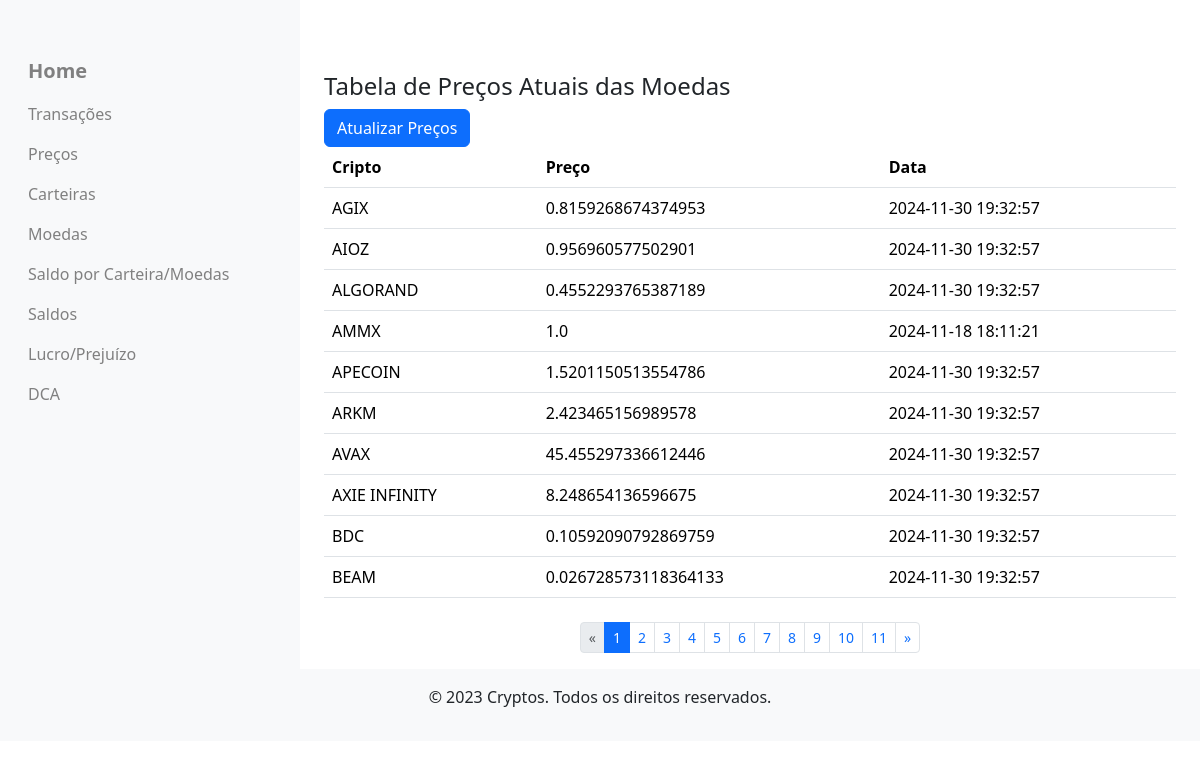
The app's page /prices (signed in) with its own data.
### criptoControl/models.py (models this page shows)
class Cryptocurrency(db.Model):
    __tablename__ = 'cryptocurrencies'
    crypto_id = db.Column(db.Integer, primary_key=True)
    crypto_name = db.Column(db.String, unique=True, nullable=False)
    crypto_symbol = db.Column(db.String, unique=True, nullable=False)
    crypto_status = db.Column(db.String(1), nullable=False, default='N')
    balances = db.relationship('WalletBalance', back_populates='cryptocurrency')
    """
    Representa uma criptomoeda no sistema.

    A classe Cryptocurrency mapeia para a tabela 'cryptocurrencies' no banco de dados e contém
    informações sobre as criptomoedas, incluindo nome, símbolo e status. Também define um relacionamento
    com a tabela 'WalletBalance', permitindo acessar os saldos das criptomoedas nas carteiras dos usuários.

    Atributos:
        crypto_id (int): Identificador único da criptomoeda (chave primária).
        crypto_name (str): Nome da criptomoeda (ex: Bitcoin, Ethereum).
        crypto_symbol (str): Símbolo da criptomoeda (ex: BTC, ETH).
        crypto_status (str): Status da criptomoeda ('N' para ativa, 'I' para inativa).
        balances (list): Relacionamento de um para muitos com a tabela 'wallet_balances',
                          representando os saldos da criptomoeda nas carteiras.

    Métodos:
        __repr__(self): Retorna uma representação legível do objeto Cryptocurrency, exibindo o nome e símbolo.
    """

### criptoControl/routes/views_databases.py (the view)
@views_db_bp.route('/prices')
@login_required
def prices():
    try:
        current_page = request.args.get('page', 1, type=int)
        per_page = 10  # Número de itens por página (pode ser ajustado conforme necessário)
        offset = (current_page - 1) * per_page
        with create_session() as session:
            subquery = (
                session.query(Price.price_crypto_id, func.max(Price.price_consult_datetime).label('latest_timestamp'))
                .group_by(Price.price_crypto_id)
                .subquery()
            )
            total_prices = (
                session.query(Price)
                .join(subquery, (Price.price_crypto_id == subquery.c.price_crypto_id) &
                                (Price.price_consult_datetime == subquery.c.latest_timestamp))
                .join(Cryptocurrency, Price.price_crypto_id == Cryptocurrency.crypto_id)
                .filter(Cryptocurrency.crypto_status == 'N')
                .count()
            )
            total_pages = (total_prices + per_page - 1) // per_page  # Arredonda para cima
            prices = (
                session.query(Price)
                .options(joinedload(Price.price_cryptocurrency))  # Carrega dados relacionados
                .join(subquery, (Price.price_crypto_id == subquery.c.price_crypto_id) &
                                (Price.price_consult_datetime == subquery.c.latest_timestamp))
                .join(Cryptocurrency, Price.price_crypto_id == Cryptocurrency.crypto_id)
                .filter(Cryptocurrency.crypto_status == 'N')
                .order_by(Cryptocurrency.crypto_symbol)
                .limit(per_page)
                .offset(offset)
                .all()
            )
    except Exception as e:
        flash(f"Ocorreu um erro: {e}")
        prices = []
    return render_template(
        'views_databases/prices.html',
        prices=prices,
        current_page=current_page,
        total_pages=total_pages,
        endpoint='views.prices'
    )

### criptoControl/__init__.py (called while the page is built)
@login_manager.user_loader
def load_user(user_id):
    from criptoControl.models import User
    return User.query.get(int(user_id))

### criptoControl/routes/views_databases.py (called while the page is built)
def create_session():
    return sessionmaker(bind=db.engine)()

### criptoControl/templates/views_databases/prices.html (shortened to what this page needs)
{% extends 'index.html' %}
{% block body %}
<div class="container">
  <caption>
    <div>
      <h4 class="mt-4">Tabela de Preços Atuais das Moedas</h4>
      <a class="btn btn-primary" href="#" onclick="document.getElementById('atualizar-prices-form').submit();">Atualizar
        Preços
      </a>
    </div>
  </caption>
  <table class="table">
    <thead>
      <tr>
        <th>Cripto</th>
        <th>Preço</th>
        <th>Data</th>
      </tr>
    </thead>
    <tbody>
      {% for price in prices %}
      <tr>
        <td>{{ price.price_cryptocurrency.crypto_name }}</td>
        <td>{{ price.price }}</td>
        <td>{{ price.price_consult_datetime }}</td>
      </tr>
      {% endfor %}
    </tbody>
  </table>
  {% include 'pagination.html' %}
</div>
{% endblock %}

### records on screen
Cryptocurrency: price_cryptocurrency.crypto_name "AGIX"
Cryptocurrency: price_cryptocurrency.crypto_name "AIOZ"
Cryptocurrency: price_cryptocurrency.crypto_name "ALGORAND"
Cryptocurrency: price_cryptocurrency.crypto_name "AMMX"
Cryptocurrency: price_cryptocurrency.crypto_name "APECOIN"
Cryptocurrency: price_cryptocurrency.crypto_name "ARKM"
Cryptocurrency: price_cryptocurrency.crypto_name "AVAX"
Cryptocurrency: price_cryptocurrency.crypto_name "AXIE INFINITY"
Cryptocurrency: price_cryptocurrency.crypto_name "BDC"
Cryptocurrency: price_cryptocurrency.crypto_name "BEAM"

### other values on screen
{{ price.price }} "0.8159268674374953" "0.956960577502901" "0.4552293765387189" "1.0" "1.5201150513554786" "2.423465156989578" "45.455297336612446" "8.248654136596675" "0.10592090792869759" "0.026728573118364133"
{{ price.price_consult_datetime }} "2024-11-30 19:32:57" "2024-11-30 19:32:57" "2024-11-30 19:32:57" "2024-11-18 18:11:21" "2024-11-30 19:32:57" "2024-11-30 19:32:57" "2024-11-30 19:32:57" "2024-11-30 19:32:57" "2024-11-30 19:32:57" "2024-11-30 19:32:57"
{{ page }} "1" "2" "3" "4" "5" "6" "7" "8" "9" "10" "11"
